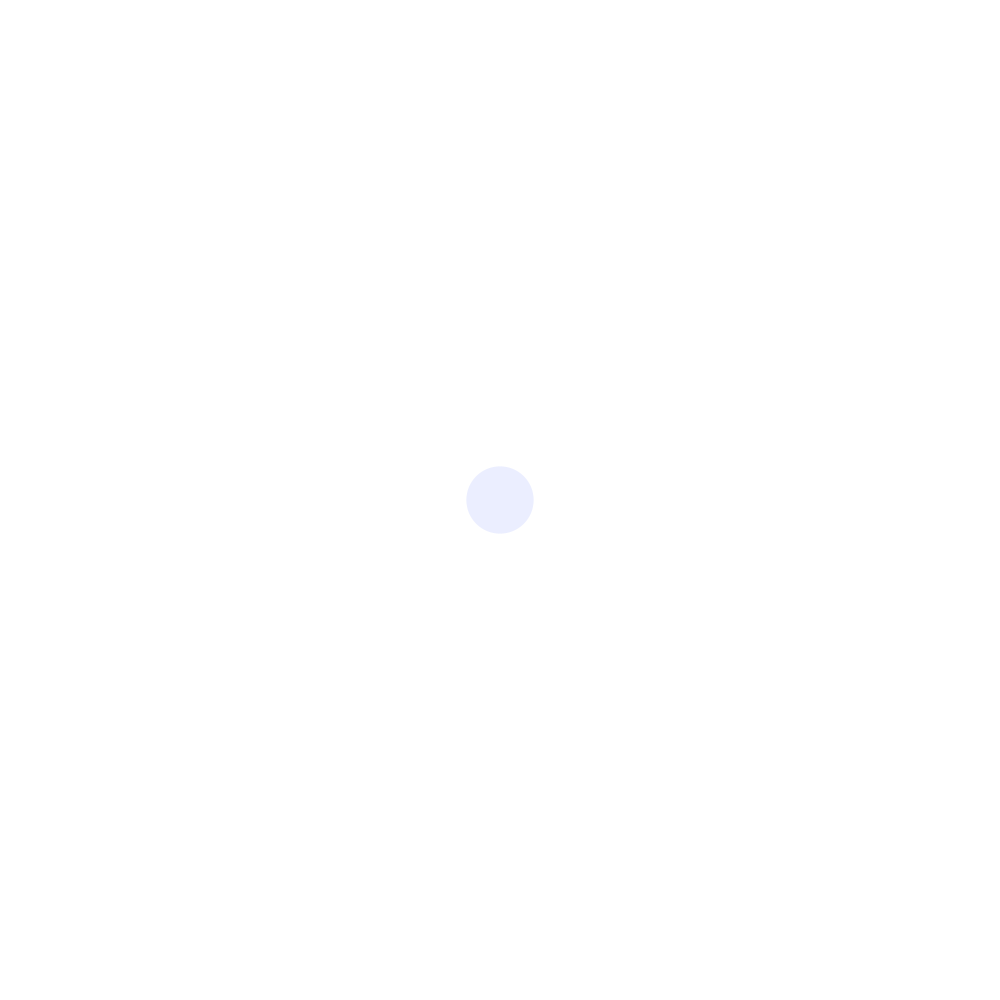
Frame 1 (no input)
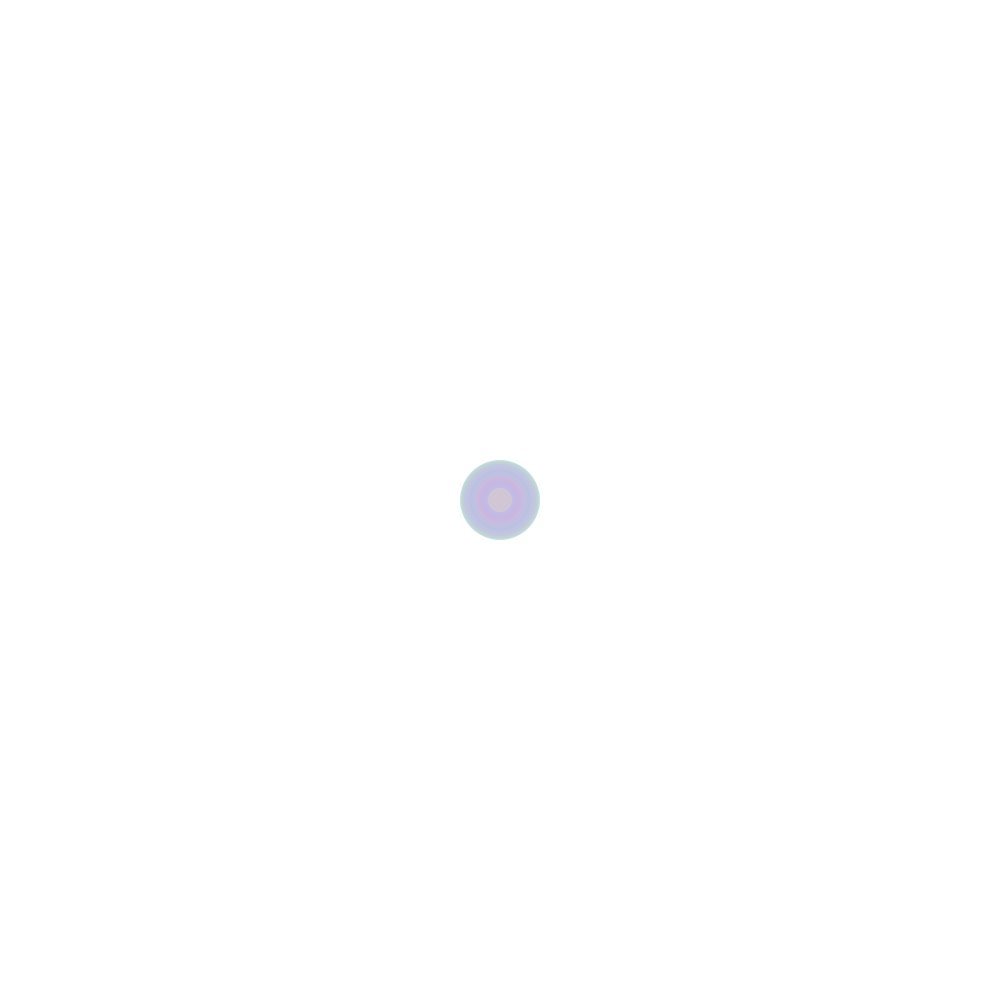
Frame 60 (the mouse pressed at the canvas centre just before this capture)
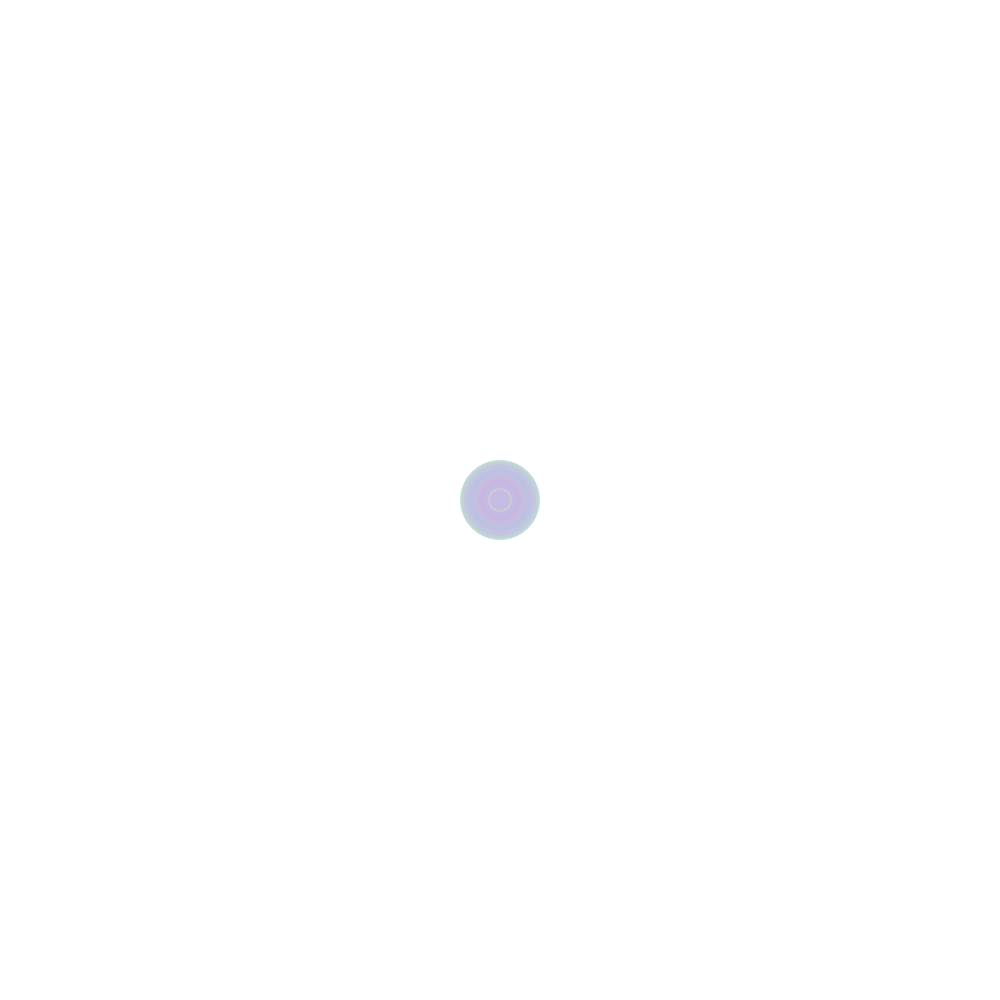
Frame 120 (the mouse held since frame 60 and released just before this capture)

The Processing sketch that drew these frames (run headless with seeded random() and noise(); from frame 60 on, the mouse is pressed at the canvas centre):

// Processing sketch: processing_146116
// ── processing_146116.pde

int counter;

void setup() {  //setup function called initially, only once
  size(1000, 1000
 );
  background(255);  //set background white
  colorMode(HSB);   //set colors to Hue, Saturation, Brightness mode
  counter = 0;
}

void draw() {  //draw function loops 
  counter++;
  noStroke();
  fill(random(255),100,255,50);
  
  if(mousePressed == true) { //add some interaction
    ellipse(mouseX, mouseY, 20, 20);
  }
  else {
    ellipse(width/2, height/2, 80*sin(counter), 80*sin(counter));
  }
}
